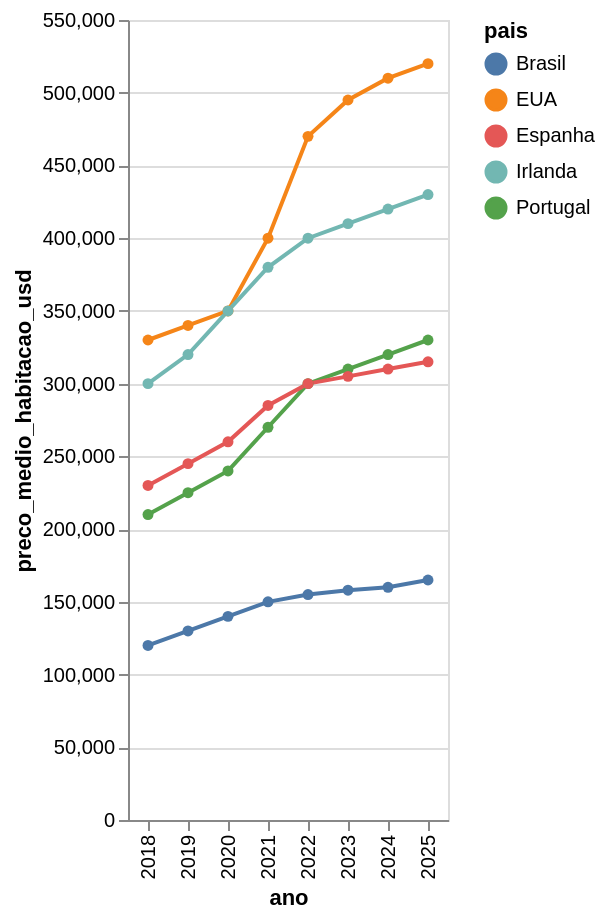

This figure's notebook cell:
### Code cell
# Usar o container inteiro
grafico_preco = alt.Chart(df_filtrado).mark_line(point=True).encode(
    x="ano:O",
    y="preco_medio_habitacao_usd:Q",
    color="pais:N",
    tooltip=["pais", "ano", "preco_medio_habitacao_usd"]
).properties(
    width='container',  # Usa toda a largura disponível
    height=400
).interactive()

st.altair_chart(grafico_preco, use_container_width=True)
grafico_preco

### Figure 1 — Vega-Lite specification as saved in the notebook (floating-point values rounded to 4 significant figures)
{"config": {"view": {"continuousWidth": 300, "continuousHeight": 300}}, "data": {"name": "data-579b8e960732b3cdaaf8944cf3f97233"}, "mark": {"type": "line", "point": true}, "encoding": {"color": {"field": "pais", "type": "nominal"}, "tooltip": [{"field": "pais", "type": "nominal"}, {"field": "ano", "type": "quantitative"}, {"field": "preco_medio_habitacao_usd", "type": "quantitative"}], "x": {"field": "ano", "type": "ordinal"}, "y": {"field": "preco_medio_habitacao_usd", "type": "quantitative"}}, "height": 400, "params": [{"name": "param_7", "select": {"type": "interval", "encodings": ["x", "y"]}, "bind": "scales"}], "width": "container", "$schema": "https://vega.github.io/schema/vega-lite/v5.8.0.json", "datasets": {"data-579b8e960732b3cdaaf8944cf3f97233": [{"pais": "Portugal", "ano": 2018, "preco_medio_habitacao_usd": 210000, "salario_medio_anual_usd": 24000, "salario_medio_mensal_usd": 2000, "inflacao_anual_pct": 1.2, "preco_rendimento_ratio": 8.75}, {"pais": "Portugal", "ano": 2019, "preco_medio_habitacao_usd": 225000, "salario_medio_anual_usd": 24500, "salario_medio_mensal_usd": 2042, "inflacao_anual_pct": 0.3, "preco_rendimento_ratio": 9.18}, {"pais": "Portugal", "ano": 2020, "preco_medio_habitacao_usd": 240000, "salario_medio_anual_usd": 25000, "salario_medio_mensal_usd": 2083, "inflacao_anual_pct": 0.0, "preco_rendimento_ratio": 9.6}, {"pais": "Portugal", "ano": 2021, "preco_medio_habitacao_usd": 270000, "salario_medio_anual_usd": 25500, "salario_medio_mensal_usd": 2125, "inflacao_anual_pct": 1.3, "preco_rendimento_ratio": 10.59}, {"pais": "Portugal", "ano": 2022, "preco_medio_habitacao_usd": 300000, "salario_medio_anual_usd": 25800, "salario_medio_mensal_usd": 2150, "inflacao_anual_pct": 7.8, "preco_rendimento_ratio": 11.63}, {"pais": "Portugal", "ano": 2023, "preco_medio_habitacao_usd": 310000, "salario_medio_anual_usd": 26000, "salario_medio_mensal_usd": 2167, "inflacao_anual_pct": 5.3, "preco_rendimento_ratio": 11.92}, {"pais": "Portugal", "ano": 2024, "preco_medio_habitacao_usd": 320000, "salario_medio_anual_usd": 26200, "salario_medio_mensal_usd": 2183, "inflacao_anual_pct": 2.2, "preco_rendimento_ratio": 12.21}, {"pais": "Portugal", "ano": 2025, "preco_medio_habitacao_usd": 330000, "salario_medio_anual_usd": 26500, "salario_medio_mensal_usd": 2208, "inflacao_anual_pct": 2.0, "preco_rendimento_ratio": 12.45}, {"pais": "Espanha", "ano": 2018, "preco_medio_habitacao_usd": 230000, "salario_medio_anual_usd": 27000, "salario_medio_mensal_usd": 2250, "inflacao_anual_pct": 1.7, "preco_rendimento_ratio": 8.52}, {"pais": "Espanha", "ano": 2019, "preco_medio_habitacao_usd": 245000, "salario_medio_anual_usd": 27500, "salario_medio_mensal_usd": 2292, "inflacao_anual_pct": 0.8, "preco_rendimento_ratio": 8.91}, {"pais": "Espanha", "ano": 2020, "preco_medio_habitacao_usd": 260000, "salario_medio_anual_usd": 28000, "salario_medio_mensal_usd": 2333, "inflacao_anual_pct": 0.3, "preco_rendimento_ratio": 9.29}, {"pais": "Espanha", "ano": 2021, "preco_medio_habitacao_usd": 285000, "salario_medio_anual_usd": 28500, "salario_medio_mensal_usd": 2375, "inflacao_anual_pct": 3.1, "preco_rendimento_ratio": 10.0}, {"pais": "Espanha", "ano": 2022, "preco_medio_habitacao_usd": 300000, "salario_medio_anual_usd": 28800, "salario_medio_mensal_usd": 2400, "inflacao_anual_pct": 8.4, "preco_rendimento_ratio": 10.42}, {"pais": "Espanha", "ano": 2023, "preco_medio_habitacao_usd": 305000, "salario_medio_anual_usd": 29000, "salario_medio_mensal_usd": 2417, "inflacao_anual_pct": 3.5, "preco_rendimento_ratio": 10.52}, {"pais": "Espanha", "ano": 2024, "preco_medio_habitacao_usd": 310000, "salario_medio_anual_usd": 29200, "salario_medio_mensal_usd": 2433, "inflacao_anual_pct": 2.9, "preco_rendimento_ratio": 10.62}, {"pais": "Espanha", "ano": 2025, "preco_medio_habitacao_usd": 315000, "salario_medio_anual_usd": 29500, "salario_medio_mensal_usd": 2458, "inflacao_anual_pct": 2.3, "preco_rendimento_ratio": 10.68}, {"pais": "EUA", "ano": 2018, "preco_medio_habitacao_usd": 330000, "salario_medio_anual_usd": 52000, "salario_medio_mensal_usd": 4333, "inflacao_anual_pct": 2.4, "preco_rendimento_ratio": 6.35}, {"pais": "EUA", "ano": 2019, "preco_medio_habitacao_usd": 340000, "salario_medio_anual_usd": 53000, "salario_medio_mensal_usd": 4417, "inflacao_anual_pct": 1.8, "preco_rendimento_ratio": 6.42}, {"pais": "EUA", "ano": 2020, "preco_medio_habitacao_usd": 350000, "salario_medio_anual_usd": 55000, "salario_medio_mensal_usd": 4583, "inflacao_anual_pct": 1.2, "preco_rendimento_ratio": 6.36}, {"pais": "EUA", "ano": 2021, "preco_medio_habitacao_usd": 400000, "salario_medio_anual_usd": 56000, "salario_medio_mensal_usd": 4667, "inflacao_anual_pct": 4.7, "preco_rendimento_ratio": 7.14}, {"pais": "EUA", "ano": 2022, "preco_medio_habitacao_usd": 470000, "salario_medio_anual_usd": 57000, "salario_medio_mensal_usd": 4750, "inflacao_anual_pct": 8.0, "preco_rendimento_ratio": 8.25}, {"pais": "EUA", "ano": 2023, "preco_medio_habitacao_usd": 495000, "salario_medio_anual_usd": 57500, "salario_medio_mensal_usd": 4792, "inflacao_anual_pct": 4.1, "preco_rendimento_ratio": 8.61}, {"pais": "EUA", "ano": 2024, "preco_medio_habitacao_usd": 510000, "salario_medio_anual_usd": 58000, "salario_medio_mensal_usd": 4833, "inflacao_anual_pct": 2.7, "preco_rendimento_ratio": 8.79}, {"pais": "EUA", "ano": 2025, "preco_medio_habitacao_usd": 520000, "salario_medio_anual_usd": 58500, "salario_medio_mensal_usd": 4875, "inflacao_anual_pct": 2.3, "preco_rendimento_ratio": 8.89}, {"pais": "Brasil", "ano": 2018, "preco_medio_habitacao_usd": 120000, "salario_medio_anual_usd": 8500, "salario_medio_mensal_usd": 708, "inflacao_anual_pct": 3.7, "preco_rendimento_ratio": 14.12}, {"pais": "Brasil", "ano": 2019, "preco_medio_habitacao_usd": 130000, "salario_medio_anual_usd": 8800, "salario_medio_mensal_usd": 733, "inflacao_anual_pct": 3.7, "preco_rendimento_ratio": 14.77}, {"pais": "Brasil", "ano": 2020, "preco_medio_habitacao_usd": 140000, "salario_medio_anual_usd": 9000, "salario_medio_mensal_usd": 750, "inflacao_anual_pct": 4.5, "preco_rendimento_ratio": 15.56}, {"pais": "Brasil", "ano": 2021, "preco_medio_habitacao_usd": 150000, "salario_medio_anual_usd": 9200, "salario_medio_mensal_usd": 767, "inflacao_anual_pct": 10.1, "preco_rendimento_ratio": 16.3}, {"pais": "Brasil", "ano": 2022, "preco_medio_habitacao_usd": 155000, "salario_medio_anual_usd": 9300, "salario_medio_mensal_usd": 775, "inflacao_anual_pct": 5.8, "preco_rendimento_ratio": 16.67}, {"pais": "Brasil", "ano": 2023, "preco_medio_habitacao_usd": 158000, "salario_medio_anual_usd": 9400, "salario_medio_mensal_usd": 783, "inflacao_anual_pct": 4.6, "preco_rendimento_ratio": 16.81}, {"pais": "Brasil", "ano": 2024, "preco_medio_habitacao_usd": 160000, "salario_medio_anual_usd": 9500, "salario_medio_mensal_usd": 792, "inflacao_anual_pct": 5.0, "preco_rendimento_ratio": 16.84}, {"pais": "Brasil", "ano": 2025, "preco_medio_habitacao_usd": 165000, "salario_medio_anual_usd": 9600, "salario_medio_mensal_usd": 800, "inflacao_anual_pct": 4.5, "preco_rendimento_ratio": 17.19}, {"pais": "Irlanda", "ano": 2018, "preco_medio_habitacao_usd": 300000, "salario_medio_anual_usd": 47000, "salario_medio_mensal_usd": 3917, "inflacao_anual_pct": 0.6, "preco_rendimento_ratio": 6.38}, {"pais": "Irlanda", "ano": 2019, "preco_medio_habitacao_usd": 320000, "salario_medio_anual_usd": 48500, "salario_medio_mensal_usd": 4042, "inflacao_anual_pct": 0.9, "preco_rendimento_ratio": 6.6}, {"pais": "Irlanda", "ano": 2020, "preco_medio_habitacao_usd": 350000, "salario_medio_anual_usd": 50000, "salario_medio_mensal_usd": 4167, "inflacao_anual_pct": 0.3, "preco_rendimento_ratio": 7.0}, {"pais": "Irlanda", "ano": 2021, "preco_medio_habitacao_usd": 380000, "salario_medio_anual_usd": 51000, "salario_medio_mensal_usd": 4250, "inflacao_anual_pct": 2.4, "preco_rendimento_ratio": 7.45}, {"pais": "Irlanda", "ano": 2022, "preco_medio_habitacao_usd": 400000, "salario_medio_anual_usd": 51500, "salario_medio_mensal_usd": 4292, "inflacao_anual_pct": 7.8, "preco_rendimento_ratio": 7.77}, {"pais": "Irlanda", "ano": 2023, "preco_medio_habitacao_usd": 410000, "salario_medio_anual_usd": 51800, "salario_medio_mensal_usd": 4317, "inflacao_anual_pct": 6.4, "preco_rendimento_ratio": 7.92}, {"pais": "Irlanda", "ano": 2024, "preco_medio_habitacao_usd": 420000, "salario_medio_anual_usd": 52000, "salario_medio_mensal_usd": 4333, "inflacao_anual_pct": 1.8, "preco_rendimento_ratio": 8.08}, {"pais": "Irlanda", "ano": 2025, "preco_medio_habitacao_usd": 430000, "salario_medio_anual_usd": 52500, "salario_medio_mensal_usd": 4375, "inflacao_anual_pct": 2.0, "preco_rendimento_ratio": 8.19}]}}
